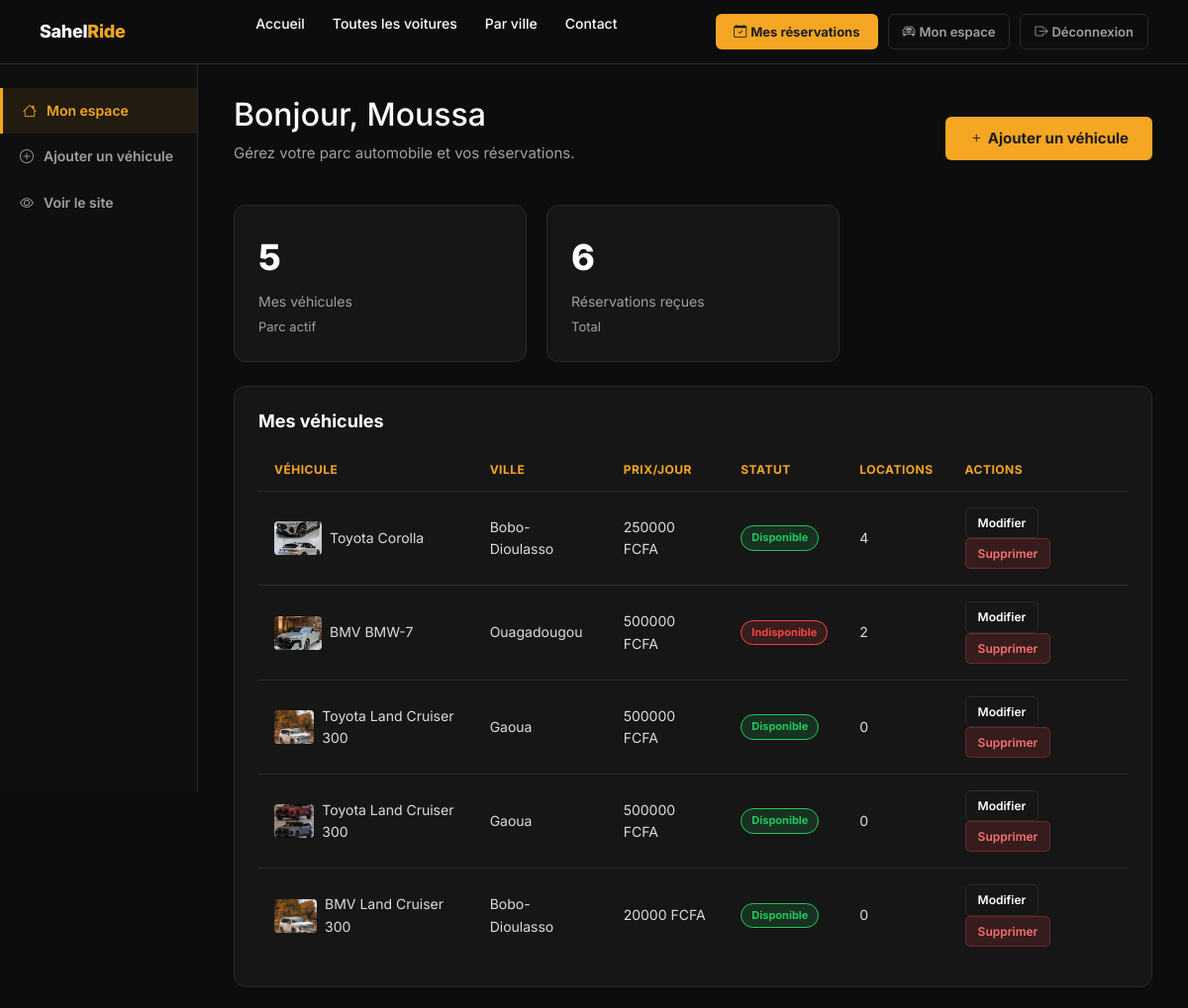
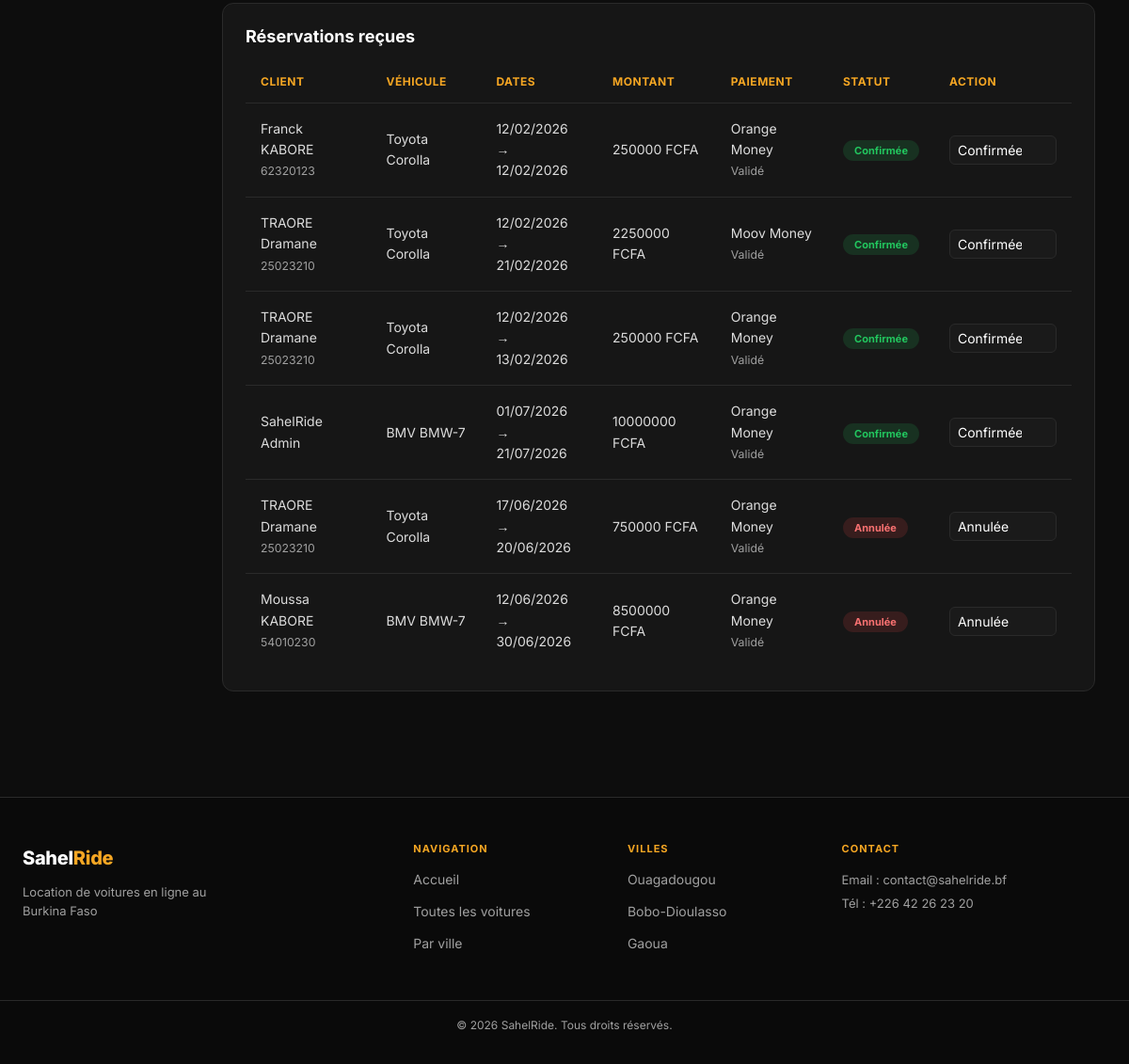
The page /espace-proprio/ (signed in) on the database its author committed (2 pictures, top to bottom).
### location/models.py (models this page shows, shortened)
class Utilisateur(AbstractBaseUser, PermissionsMixin):
    TYPE_CHOICES = [('client','Client'),('proprietaire','Propriétaire'),('admin','Administrateur')]
    type_utilisateur = models.CharField(max_length=50, choices=TYPE_CHOICES, default='client')
    nom = models.CharField(max_length=50)
    prenom = models.CharField(max_length=50)
    email = models.EmailField(unique=True)
    telephone = models.CharField(max_length=20, blank=True)
    date_inscription = models.DateField(default=timezone.now)
    is_active = models.BooleanField(default=True)
    is_staff = models.BooleanField(default=False)
    objects = UtilisateurManager()
    USERNAME_FIELD = 'email'
    REQUIRED_FIELDS = ['nom', 'prenom']
    def get_full_name(self): return f"{self.prenom} {self.nom}"

class Voiture(models.Model):
    proprietaire = models.ForeignKey(Utilisateur, on_delete=models.CASCADE, related_name='voitures')
    marque = models.CharField(max_length=50)
    modele = models.CharField(max_length=50)
    annee = models.IntegerField(null=True, blank=True)
    couleur = models.CharField(max_length=30, blank=True)
    immatriculation = models.CharField(max_length=50, unique=True)
    description = models.TextField(blank=True)
    disponibilite = models.CharField(max_length=30, choices=DISPO, default='Disponible')
    prix_jour = models.DecimalField(max_digits=8, decimal_places=0)
    caution = models.DecimalField(max_digits=8, decimal_places=0, null=True, blank=True)
    ville = models.CharField(max_length=100, choices=VILLES)
    adresse = models.CharField(max_length=255)
    nombre_places = models.IntegerField(default=5)
    type_carburant = models.CharField(max_length=30, default='Essence')
    transmission = models.CharField(max_length=30, default='Manuelle')
    image = models.ImageField(upload_to='voitures/', null=True, blank=True)
    nb_locations = models.IntegerField(default=0)
    def image_url(self):
        if self.image and self.image.name:
            return self.image.url
        return '/static/location/img/car-placeholder.png'

class Reservation(models.Model):
    utilisateur = models.ForeignKey(Utilisateur, on_delete=models.RESTRICT, related_name='reservations')
    voiture = models.ForeignKey(Voiture, on_delete=models.RESTRICT, related_name='reservations')
    date_debut = models.DateTimeField()
    date_fin = models.DateTimeField()
    prix_total = models.DecimalField(max_digits=10, decimal_places=0, null=True, blank=True)
    statut_reservation = models.CharField(max_length=30, choices=STATUT_RESA, default='En attente')
    date_reservation = models.DateTimeField(default=timezone.now)
    def get_statut_reservation_choices(self):
        return STATUT_RESA

class Paiement(models.Model):
    reservation = models.OneToOneField(Reservation, on_delete=models.CASCADE, related_name='paiement')
    montant = models.DecimalField(max_digits=10, decimal_places=0)
    mode_paiement = models.CharField(max_length=50, choices=MODE_PAIEMENT)
    etat_paiement = models.CharField(max_length=30, choices=ETAT_PAIEMENT, default='En attente')
    date_paiement = models.DateTimeField(default=timezone.now)
    reference_transaction = models.CharField(max_length=100, unique=True, blank=True, null=True)

### location/views.py (the view)
# urls.py: path('espace-proprio/', views.proprio_dashboard, name='proprio_dashboard'),
@user_passes_test(is_proprietaire, login_url='/connexion/')
def proprio_dashboard(request):
    voitures = Voiture.objects.filter(proprietaire=request.user).order_by('-nb_locations')
    reservations = Reservation.objects.filter(
        voiture__proprietaire=request.user
    ).select_related('utilisateur', 'voiture').order_by('-date_reservation')
    return render(request, 'location/proprio_dashboard.html', {
        'voitures': voitures,
        'reservations': reservations,
        'nb_voitures': voitures.count(),
        'nb_reservations': reservations.count(),
    })

### location/views.py (called while the page is built)
def is_proprietaire(user):
    return user.is_authenticated and user.type_utilisateur in ('proprietaire', 'admin')

### location/templates/location/proprio_dashboard.html (shortened to what this page needs)
{% extends 'location/base.html' %}
{% block content %}
<div class="dashboard-layout">
  <aside class="dashboard-sidebar">
    <nav class="dash-nav">
      <a href="{% url 'proprio_dashboard' %}" class="dash-link active"><i class="bi bi-house"></i> Mon espace</a>
      <a href="{% url 'proprio_ajouter_voiture' %}" class="dash-link"><i class="bi bi-plus-circle"></i> Ajouter un véhicule</a>
      <a href="{% url 'toutes_voitures' %}" class="dash-link"><i class="bi bi-eye"></i> Voir le site</a>
    </nav>
  </aside>
  <div class="dashboard-content">
    <div class="d-flex justify-content-between align-items-center mb-4 flex-wrap gap-3">
      <div>
        <h2>Bonjour, {{ user.prenom }}</h2>
        <p class="text-muted">Gérez votre parc automobile et vos réservations.</p>
      </div>
      <a href="{% url 'proprio_ajouter_voiture' %}" class="btn-yellow"><i class="bi bi-plus me-1"></i>Ajouter un véhicule</a>
    </div>
    <div class="dash-stats mb-4">
      <div class="dash-stat-card">
        <div class="dash-stat-num">{{ nb_voitures }}</div>
        <div class="dash-stat-label">Mes véhicules</div>
        <div class="dash-stat-sub text-muted">Parc actif</div>
      </div>
      <div class="dash-stat-card">
        <div class="dash-stat-num">{{ nb_reservations }}</div>
        <div class="dash-stat-label">Réservations reçues</div>
        <div class="dash-stat-sub text-muted">Total</div>
      </div>
    </div>
    <div class="dash-card mb-4">
      <h3 class="mb-3">Mes véhicules</h3>
      {% if voitures %}
      <div class="table-responsive">
        <table class="table-dark-custom">
          <thead><tr><th>Véhicule</th><th>Ville</th><th>Prix/jour</th><th>Statut</th><th>Locations</th><th>Actions</th></tr></thead>
          <tbody>
            {% for v in voitures %}
            <tr>
              <td>
                <div class="d-flex align-items-center gap-2">
                  <img src="{{ v.image_url }}" alt="" style="width:48px;height:34px;object-fit:cover;border-radius:4px;"/>
                  <span>{{ v.marque }} {{ v.modele }}</span>
                </div>
              </td>
              <td>{{ v.ville }}</td>
              <td>{{ v.prix_jour|floatformat:0 }} FCFA</td>
              <td><span class="badge-dispo-table {% if v.disponibilite == 'Disponible' %}dispo-ok{% else %}dispo-no{% endif %}">{{ v.disponibilite }}</span></td>
              <td>{{ v.nb_locations }}</td>
              <td>
                <a href="{% url 'proprio_modifier_voiture' v.pk %}" class="btn-details btn-sm-dash">Modifier</a>
                <form method="post" action="{% url 'proprio_supprimer_voiture' v.pk %}" style="display:inline" onsubmit="return confirm('Supprimer ce véhicule ?')">
                  <button type="submit" class="btn-sm-dash btn-danger-dash">Supprimer</button>
                </form>
              </td>
            </tr>
            {% endfor %}
          </tbody>
        </table>
      </div>
      {% endif %}
    </div>
    <div class="dash-card">
      <h3 class="mb-3">Réservations reçues</h3>
      {% if reservations %}
      <div class="table-responsive">
        <table class="table-dark-custom">
          <thead><tr><th>Client</th><th>Véhicule</th><th>Dates</th><th>Montant</th><th>Paiement</th><th>Statut</th><th>Action</th></tr></thead>
          <tbody>
            {% for r in reservations %}
            <tr>
              <td>{{ r.utilisateur.get_full_name }}<br/><small class="text-muted">{{ r.utilisateur.telephone }}</small></td>
              <td>{{ r.voiture.marque }} {{ r.voiture.modele }}</td>
              <td>{{ r.date_debut|date:"d/m/Y" }}<br/>→ {{ r.date_fin|date:"d/m/Y" }}</td>
              <td>{{ r.prix_total|floatformat:0 }} FCFA</td>
              <td>{% if r.paiement %}{{ r.paiement.mode_paiement }}<br/><small class="text-muted">{{ r.paiement.etat_paiement }}</small>{% else %}<span class="text-muted">–</span>{% endif %}</td>
              <td><span class="badge-statut statut-{{ r.statut_reservation|lower|cut:' ' }}">{{ r.statut_reservation }}</span></td>
              <td>
                <form method="post" action="{% url 'proprio_changer_statut_resa' r.pk %}">
                  <select name="statut" class="form-select form-select-sm" style="min-width:110px;background:#1a1a1a;color:#fff;border-color:#2a2a2a;" onchange="this.form.submit()">
                    <option value="{{ r.statut_reservation }}" selected>{{ r.statut_reservation }}</option>
                  </select>
                </form>
              </td>
            </tr>
            {% endfor %}
          </tbody>
        </table>
      </div>
      {% else %}
      <p class="text-muted">Aucune réservation reçue pour l'instant.</p>
      {% endif %}
    </div>
  </div>
</div>
{% endblock %}

### location/static/location/css/styles.css (style rules this page uses)
:root { --bg: #0D0D0D; --yellow: #F5A623; --btn-text: #1E1E1E; --white: #FFFFFF; --muted: #A0A0A0; --border: #2A2A2A; --card-bg: #161616; --font: 'Inter', sans-serif; }
*, *::before, *::after { box-sizing: border-box; margin: 0; padding: 0; }
html { scroll-behavior: smooth; }
body { background: var(--bg); color: var(--white); font-family: var(--font); font-size: 15px; line-height: 1.6; }
a { text-decoration: none; color: inherit; transition: color .2s; }
img { max-width: 100%; display: block; }
.text-muted { color: var(--muted) !important; }
.btn-yellow { background: var(--yellow); color: var(--btn-text); font-weight: 700; padding: 10px 24px; border-radius: 6px; border: none; cursor: pointer; display: inline-block; transition: background .2s, transform .15s; }
.dispo-ok { background: rgba(34,197,94,.15); color: #22c55e; border: 1px solid #22c55e; }
.badge-dispo-table { position: static; display: inline-block; font-size: 11px; font-weight: 700; padding: 3px 10px; border-radius: 20px; }
.dispo-no { background: rgba(239,68,68,.15); color: #ef4444; border: 1px solid #ef4444; }
.btn-details { border: 1px solid var(--border); color: var(--white); font-size: 13px; font-weight: 600; padding: 7px 14px; border-radius: 6px; transition: border-color .2s; display: inline-block; }
.form-control, .form-select { background: #1a1a1a !important; border: 1px solid var(--border) !important; color: var(--white) !important; border-radius: 6px !important; }
.table-dark-custom { width: 100%; border-collapse: collapse; }
.table-dark-custom th { font-size: 12px; text-transform: uppercase; letter-spacing: .5px; color: var(--yellow); padding: 12px 16px; border-bottom: 1px solid var(--border); font-weight: 700; }
.table-dark-custom td { padding: 16px; border-bottom: 1px solid var(--border); font-size: 14px; color: rgba(255,255,255,.85); vertical-align: middle; }
.table-dark-custom tr:last-child td { border: none; }
.table-dark-custom a { color: var(--white); }
.badge-statut { font-size: 11px; font-weight: 700; padding: 4px 12px; border-radius: 20px; }
.statut-confirmée { background: rgba(34,197,94,.15); color: #22c55e; }
.statut-annulée { background: rgba(239,68,68,.15); color: #f87171; }
.dashboard-layout { display: grid; grid-template-columns: 200px 1fr; min-height: calc(100vh - 64px); }
.dashboard-sidebar { background: #0f0f0f; border-right: 1px solid var(--border); padding: 24px 0; position: sticky; top: 64px; height: calc(100vh - 64px); overflow-y: auto; }
.dash-nav { display: flex; flex-direction: column; }
.dash-link { display: flex; align-items: center; gap: 10px; padding: 12px 20px; font-size: 14px; font-weight: 600; color: var(--muted); transition: background .2s, color .2s; }
.dash-link:hover, .dash-link.active { background: rgba(245,166,35,.08); color: var(--yellow); border-left: 3px solid var(--yellow); }
.dashboard-content { padding: 32px 36px; }
.dash-stats { display: grid; grid-template-columns: repeat(3, 1fr); gap: 20px; }
.dash-stat-card { background: var(--card-bg); border: 1px solid var(--border); border-radius: 12px; padding: 24px; }
.dash-stat-num { font-size: 36px; font-weight: 800; color: var(--white); }
.dash-stat-label { font-size: 14px; color: var(--muted); margin: 4px 0; }
.dash-stat-sub { font-size: 13px; }
.dash-card { background: var(--card-bg); border: 1px solid var(--border); border-radius: 12px; padding: 24px; }
.dash-card h3 { font-size: 18px; font-weight: 700; }
.btn-sm-dash { font-size: 12px; padding: 5px 12px; border-radius: 5px; font-weight: 600; display: inline-block; }
.btn-danger-dash { background: rgba(239,68,68,.15); color: #f87171; border: 1px solid rgba(239,68,68,.3); }

### rows shown on the page
Utilisateur: prenom "Moussa"
Voiture: image_url (picture), marque "Toyota", modele "Corolla", ville "Bobo-Dioulasso", prix_jour "250000", disponibilite "Disponible", nb_locations "4"
Voiture: image_url (picture), marque "BMV", modele "BMW-7", ville "Ouagadougou", prix_jour "500000", disponibilite "Indisponible", nb_locations "2"
Voiture: image_url (picture), marque "Toyota", modele "Land Cruiser 300", ville "Gaoua", prix_jour "500000", disponibilite "Disponible", nb_locations "0"
Voiture: image_url (picture), marque "Toyota", modele "Land Cruiser 300", ville "Gaoua", prix_jour "500000", disponibilite "Disponible", nb_locations "0"
Voiture: image_url (picture), marque "BMV", modele "Land Cruiser 300", ville "Bobo-Dioulasso", prix_jour "20000", disponibilite "Disponible", nb_locations "0"
Reservation: utilisateur.get_full_name "Franck KABORE", utilisateur.telephone "62320123", voiture.marque "Toyota", voiture.modele "Corolla", date_debut "12/02/2026", date_fin "12/02/2026", prix_total "250000", paiement.mode_paiement "Orange Money", paiement.etat_paiement "Validé", statut_reservation "Confirmée", statut "Confirmée"
Reservation: utilisateur.get_full_name "TRAORE Dramane", utilisateur.telephone "25023210", voiture.marque "Toyota", voiture.modele "Corolla", date_debut "12/02/2026", date_fin "21/02/2026", prix_total "2250000", paiement.mode_paiement "Moov Money", paiement.etat_paiement "Validé", statut_reservation "Confirmée", statut "Confirmée"
Reservation: utilisateur.get_full_name "TRAORE Dramane", utilisateur.telephone "25023210", voiture.marque "Toyota", voiture.modele "Corolla", date_debut "12/02/2026", date_fin "13/02/2026", prix_total "250000", paiement.mode_paiement "Orange Money", paiement.etat_paiement "Validé", statut_reservation "Confirmée", statut "Confirmée"
Reservation: utilisateur.get_full_name "SahelRide Admin", voiture.marque "BMV", voiture.modele "BMW-7", date_debut "01/07/2026", date_fin "21/07/2026", prix_total "10000000", paiement.mode_paiement "Orange Money", paiement.etat_paiement "Validé", statut_reservation "Confirmée", statut "Confirmée"
Reservation: utilisateur.get_full_name "TRAORE Dramane", utilisateur.telephone "25023210", voiture.marque "Toyota", voiture.modele "Corolla", date_debut "17/06/2026", date_fin "20/06/2026", prix_total "750000", paiement.mode_paiement "Orange Money", paiement.etat_paiement "Validé", statut_reservation "Annulée", statut "Annulée"
Reservation: utilisateur.get_full_name "Moussa KABORE", utilisateur.telephone "54010230", voiture.marque "BMV", voiture.modele "BMW-7", date_debut "12/06/2026", date_fin "30/06/2026", prix_total "8500000", paiement.mode_paiement "Orange Money", paiement.etat_paiement "Validé", statut_reservation "Annulée", statut "Annulée"

### other values the page prints
{{ nb_voitures }} "5"
{{ nb_reservations }} "6"
